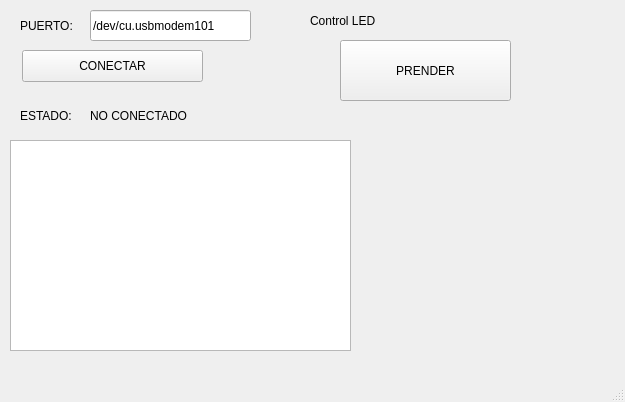
<?xml version="1.0" encoding="UTF-8"?>
<ui version="4.0">
 <class>MainWindow</class>
 <widget class="QMainWindow" name="MainWindow">
  <property name="geometry">
   <rect>
    <x>0</x>
    <y>0</y>
    <width>625</width>
    <height>402</height>
   </rect>
  </property>
  <property name="windowTitle">
   <string>MainWindow</string>
  </property>
  <widget class="QWidget" name="centralwidget">
   <widget class="QPushButton" name="btn_accion">
    <property name="geometry">
     <rect>
      <x>22</x>
      <y>50</y>
      <width>181</width>
      <height>32</height>
     </rect>
    </property>
    <property name="text">
     <string>CONECTAR</string>
    </property>
   </widget>
   <widget class="QLineEdit" name="txt_puerto">
    <property name="geometry">
     <rect>
      <x>90</x>
      <y>10</y>
      <width>161</width>
      <height>31</height>
     </rect>
    </property>
    <property name="text">
     <string>/dev/cu.usbmodem101</string>
    </property>
   </widget>
   <widget class="QLabel" name="label">
    <property name="geometry">
     <rect>
      <x>20</x>
      <y>10</y>
      <width>61</width>
      <height>31</height>
     </rect>
    </property>
    <property name="text">
     <string>PUERTO:</string>
    </property>
   </widget>
   <widget class="QLabel" name="label_2">
    <property name="geometry">
     <rect>
      <x>20</x>
      <y>100</y>
      <width>61</width>
      <height>31</height>
     </rect>
    </property>
    <property name="text">
     <string>ESTADO:</string>
    </property>
   </widget>
   <widget class="QLabel" name="txt_estado">
    <property name="geometry">
     <rect>
      <x>90</x>
      <y>100</y>
      <width>151</width>
      <height>31</height>
     </rect>
    </property>
    <property name="text">
     <string>NO CONECTADO</string>
    </property>
   </widget>
   <widget class="QPushButton" name="btn_control_led">
    <property name="geometry">
     <rect>
      <x>340</x>
      <y>40</y>
      <width>171</width>
      <height>61</height>
     </rect>
    </property>
    <property name="text">
     <string>PRENDER</string>
    </property>
   </widget>
   <widget class="QLabel" name="label_3">
    <property name="geometry">
     <rect>
      <x>310</x>
      <y>10</y>
      <width>81</width>
      <height>21</height>
     </rect>
    </property>
    <property name="text">
     <string>Control LED</string>
    </property>
   </widget>
   <widget class="QListWidget" name="lw_datos">
    <property name="geometry">
     <rect>
      <x>10</x>
      <y>140</y>
      <width>341</width>
      <height>211</height>
     </rect>
    </property>
   </widget>
  </widget>
  <widget class="QMenuBar" name="menubar">
   <property name="geometry">
    <rect>
     <x>0</x>
     <y>0</y>
     <width>625</width>
     <height>21</height>
    </rect>
   </property>
  </widget>
  <widget class="QStatusBar" name="statusbar"/>
 </widget>
 <resources/>
 <connections/>
</ui>
